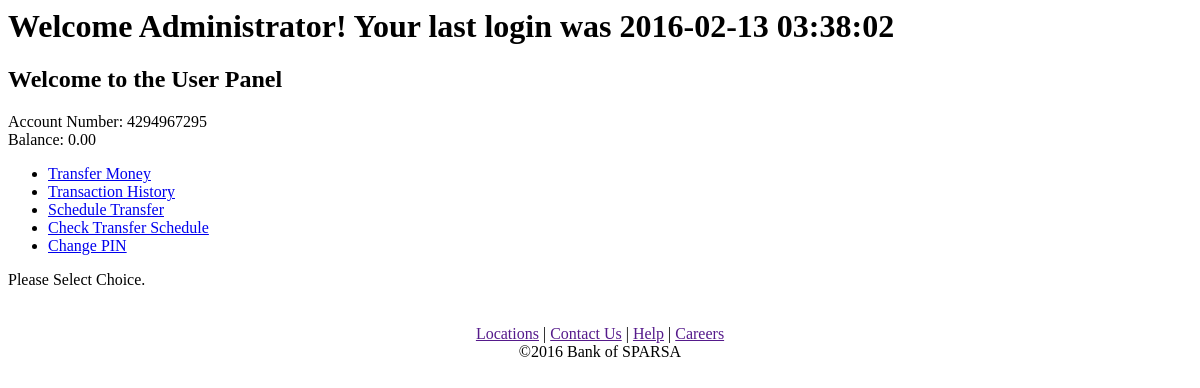
The app's page /user/panel.php (signed in), older data.
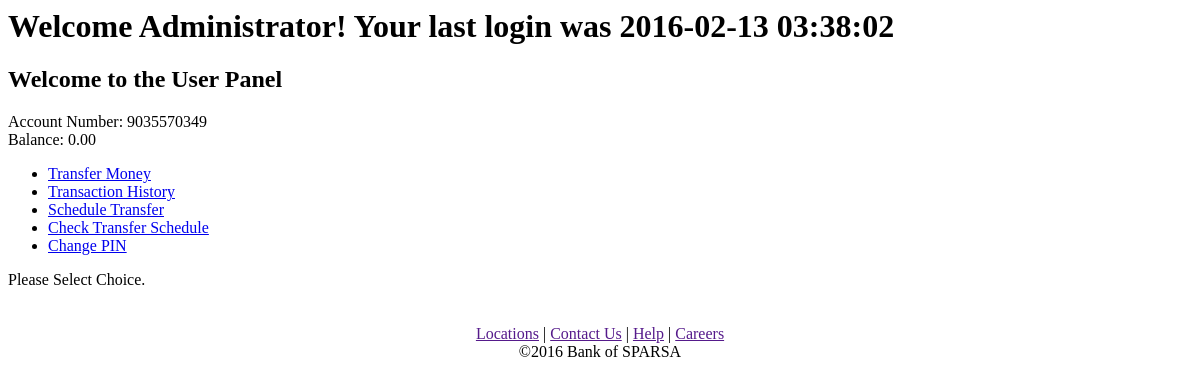
The same page, newer data.
### tables this page shows
CREATE TABLE accounts (userID int AUTO_INCREMENT,
  accountNum varchar(10),
  accountPIN varchar(4),
  balance numeric(16,2) default 0.0,
  primary key (userID));

### user/content.php (the view, shortened to what this page needs)
<?php
  function get_content($page) {
    switch ($page) {
      default:
        echo "Please Select Choice.";
    }
  }
  function print_user_panel_header() {
    echo "<head>
<title>Bank of SPARSA | User Panel</title>
</head>\n";
  }
  function print_user_panel($page) {
    echo "<h1>Welcome " . $_SESSION['name'] . "! Your last login was " . get_last_login($_SESSION['username']) . "</h1>
    <h2>Welcome to the User Panel</h2>
    Account Number: " . htmlspecialchars(get_accountNum($_SESSION['username'])) . "<br>
    Balance: " . htmlspecialchars(get_balance(get_accountNum($_SESSION['username']))) . "
    <br>
    <ul>
      <li><a href=\"/user/panel.php?page=transfer_money\">Transfer Money</a></li>
      <li><a href=\"/user/panel.php?page=transaction_history\">Transaction History</a></li>
      <li><a href=\"/user/panel.php?page=schedule_transfer\">Schedule Transfer</a></li>
      <li><a href=\"/user/panel.php?page=check_transfer_schedule\">Check Transfer Schedule</a></li>
      <li><a href=\"/user/panel.php?page=change_pin\">Change PIN</a></li>
    </ul>";
    get_content($page);
  }
?>

### user/panel.php (shortened to what this page needs)
<?php
  $root = realpath($_SERVER["DOCUMENT_ROOT"]);
  include("$root/includes/functions.inc.php");
  include("$root/user/content.php");
?>
<html>
<?php
  print_user_panel_header();
?>
<body>
  <?php
  echo "<body>";
  if (!isset($_GET['page'])) {
    $page = "";
  }
  else {
    $page = $_GET['page'];
  }
  print_user_panel($page);
  footer();
  echo "</body>";
   ?>
</body>
</html>

### includes/functions.inc.php (shortened to what this page needs)
<?php
function get_accountNum($username) {
  $mysqli = new mysqli(DB_HOST,DB_USER,DB_PASSWORD,DB_NAME);
  if (!($stmt = $mysqli->prepare("SELECT userID,accountNum,login.username FROM accounts JOIN login using(userID) WHERE username = ?"))) {
    echo "Prepare failed: (" . $mysqli->errno . ") " . $mysqli->error;
  }
  if (!$stmt->bind_param("s", $username)) {
    echo "Binding parameters failed: (" . $stmt->errno . ") " . $stmt->error;
  }
  if (!$stmt->execute()) {
    echo "Execute failed: (" . $stmt->errno . ") " . $stmt->error;
  }
  $stmt->bind_result($userID,$acct,$user_name);
  if ($stmt->num_rows() === 1) {
    while ($stmt->fetch()) {
      $accountNum = $acct;
    }
  }
  return $accountNum;
}
function get_balance($accountNum) {
  $mysqli = new mysqli(DB_HOST,DB_USER,DB_PASSWORD,DB_NAME);
  if (!($stmt = $mysqli->prepare("SELECT balance FROM accounts where accountNum = ?"))) {
    echo "Prepare failed: (" . $mysqli->errno . ") " . $mysqli->error;
  }
  if (!$stmt->bind_param("s", $accountNum)) {
    echo "Binding parameters failed: (" . $stmt->errno . ") " . $stmt->error;
  }
  if (!$stmt->execute()) {
    echo "Execute failed: (" . $stmt->errno . ") " . $stmt->error;
  }
  $stmt->bind_result($balance);
  if ($stmt->num_rows() === 1) {
    while ($stmt->fetch()) {
      $bal = $balance;
    }
  }
  else {
    return NULL;
  }
  return number_format($bal,2);
}
function get_last_login($username) {
  $mysqli = new mysqli(DB_HOST,DB_USER,DB_PASSWORD,DB_NAME);
  if (!($stmt = $mysqli->prepare("SELECT last_login FROM login where username = ?"))) {
    echo "Prepare failed: (" . $mysqli->errno . ") " . $mysqli->error;
  }
  if (!$stmt->bind_param("s", $username)) {
    echo "Binding parameters failed: (" . $stmt->errno . ") " . $stmt->error;
  }
  if (!$stmt->execute()) {
    echo "Execute failed: (" . $stmt->errno . ") " . $stmt->error;
  }
  $stmt->bind_result($login);
  if ($stmt->num_rows() === 1) {
    while ($stmt->fetch()) {
      $last_login = $login;
    }
  }
  return $last_login;
}
function footer() {
  echo "<div id=\"footer\">\n<center><br><br><a href=\"\">Locations</a> | <a href=\"\">Contact Us</a> | <a href=\"\">Help</a> | <a href=\"\">Careers</a><br>";
  echo "&copy;2016 Bank of SPARSA</center></div>\n";
}
?>

Row changes from the older to the newer data that the page shows:
changed accounts: accountNum "4294967295" → "9035570349"
